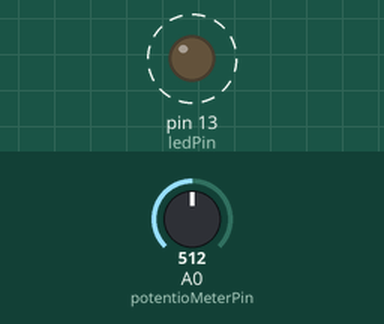
Recording of a sketch running on a simulated Arduino Uno, built with avr-gcc and run on an emulated ATmega328P. On the bench: output pins drawn as LEDs (lit = HIGH). Dashed ring = blinking. Inputs (shaded band) come from the test bench; at power-on: A0 (potentioMeterPin) = 512. What the sketch prints to the serial monitor is not drawn.

Above: at 1.2 s.
1.3 s: A0 (potentioMeterPin) set to 716
4.3 s: A0 (potentioMeterPin) set to 511
Timing chart, 0 to 13.3 s (numbered marks = the images above; inputs shaded):
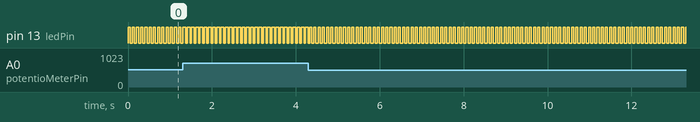

The sketch:

POTENTIOMETER.ino
```cpp
// 4-1 6.1
// 아날로그 신호 입력, 포텐쇼미터 입력
const int potentioMeterPin = 0;
const int ledPin = 13;
void setup() {
  // put your setup code here, to run once:
  pinMode(ledPin,OUTPUT);
  Serial.begin(9600);
}

void loop() {
  // put your main code here, to run repeatedly:
  int adcValue;
  int duty;
  adcValue = analogRead(potentioMeterPin);
  duty = map(adcValue,0,1023,0,100);
  digitalWrite(ledPin,HIGH);
  delay(duty);

  digitalWrite(ledPin,LOW);
  delay(100-duty);

  Serial.print("ADC Value is ");
  Serial.print(adcValue);
  Serial.print(", Duty cycle is ");
  Serial.print(duty);
  Serial.println("%");
}
```

Measured:
- by itself, pin 13 (ledPin): alternates HIGH for 0.05 s and LOW for 0.05 s
